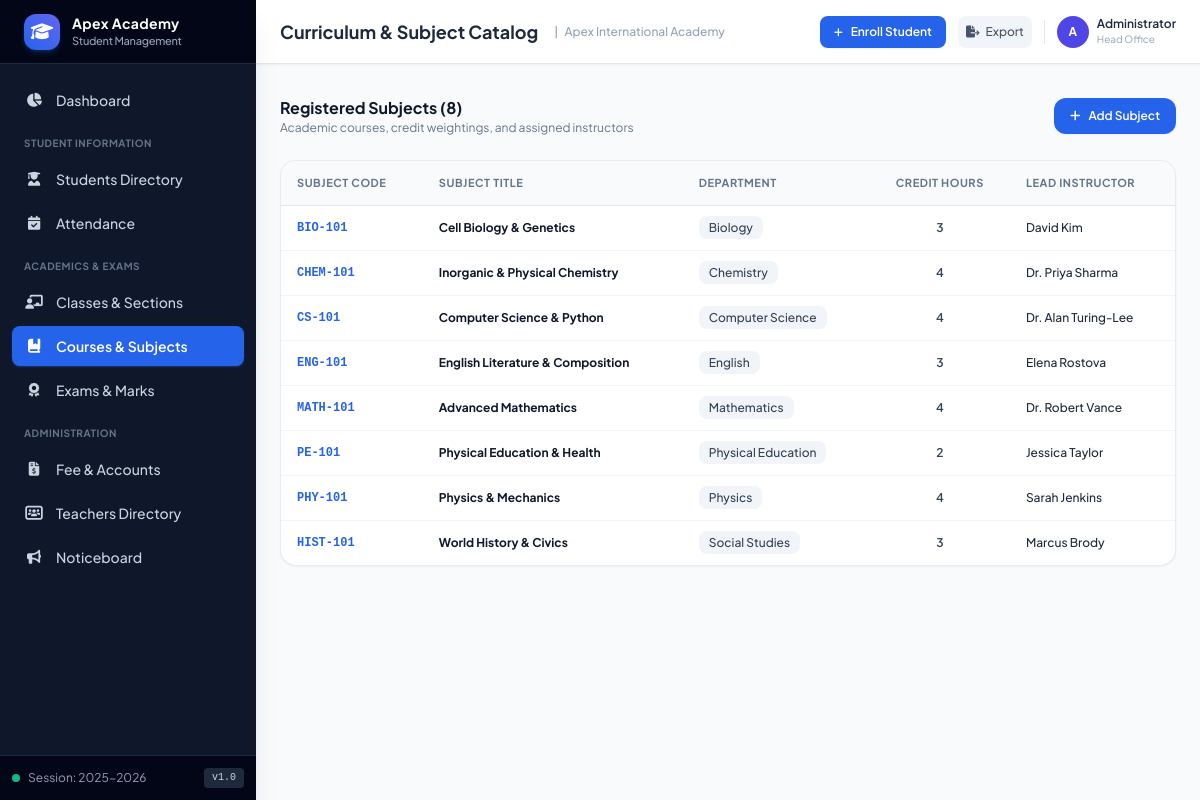
Screenshot of /academics/subjects with the database file from the repository.
### tables this page shows
CREATE TABLE subjects (
        id INTEGER PRIMARY KEY AUTOINCREMENT,
        code TEXT UNIQUE NOT NULL,
        name TEXT NOT NULL,
        department TEXT NOT NULL,
        credits INTEGER DEFAULT 3,
        teacher_id INTEGER,
        FOREIGN KEY (teacher_id) REFERENCES teachers(id) ON DELETE SET NULL
    );

CREATE TABLE teachers (
        id INTEGER PRIMARY KEY AUTOINCREMENT,
        employee_id TEXT UNIQUE NOT NULL,
        full_name TEXT NOT NULL,
        email TEXT UNIQUE NOT NULL,
        phone TEXT,
        department TEXT NOT NULL,
        designation TEXT NOT NULL,
        qualification TEXT,
        join_date TEXT NOT NULL,
        status TEXT DEFAULT 'Active'
    );

### app.py (the view)
@app.route('/academics/subjects')
def subjects_list():
    subjects = query_db("""
        SELECT sub.*, t.full_name as teacher_name
        FROM subjects sub
        LEFT JOIN teachers t ON sub.teacher_id = t.id
        ORDER BY sub.department, sub.name
    """)
    teachers = query_db("SELECT * FROM teachers ORDER BY full_name")
    return render_template('academics/subjects.html', subjects=subjects, teachers=teachers)

### app.py (called while the page is built)
@app.context_processor
def inject_global_settings():
    return {
        'school_name': config.SCHOOL_NAME,
        'school_tagline': config.SCHOOL_TAGLINE,
        'school_address': config.SCHOOL_ADDRESS,
        'school_contact': config.SCHOOL_CONTACT,
        'academic_year': config.SCHOOL_ACADEMIC_YEAR,
        'now': datetime.now()
    }

### database.py (called while the page is built)
def get_db():
    conn = sqlite3.connect(DATABASE_PATH)
    conn.row_factory = sqlite3.Row
    conn.execute("PRAGMA foreign_keys = ON")
    return conn

def query_db(query, args=(), one=False):
    conn = get_db()
    try:
        cur = conn.cursor()
        cur.execute(query, args)
        rv = cur.fetchall()
        return (rv[0] if rv else None) if one else rv
    finally:
        conn.close()

### templates/academics/subjects.html (shortened to what this page needs)
{% extends "base.html" %}
{% block header_title %}Curriculum & Subject Catalog{% endblock %}
{% block content %}
<div class="space-y-6 pb-12">
    <div class="flex items-center justify-between">
        <div>
            <h3 class="text-base font-bold text-slate-900">Registered Subjects ({{ subjects|length }})</h3>
            <p class="text-xs text-slate-500">Academic courses, credit weightings, and assigned instructors</p>
        </div>
        <button onclick="openModal('addSubjectModal')" class="inline-flex items-center gap-2 bg-blue-600 hover:bg-blue-700 text-white text-xs font-semibold px-4 py-2.5 rounded-xl transition-colors shadow-sm">
            <i class="fa-solid fa-plus"></i>
            <span>Add Subject</span>
        </button>
    </div>
    <div class="bg-white rounded-2xl border border-slate-200/80 shadow-sm overflow-hidden">
        <div class="overflow-x-auto">
            <table class="w-full text-left text-xs">
                <thead class="bg-slate-50 text-slate-500 font-semibold border-b border-slate-200 uppercase tracking-wider text-[11px]">
                    <tr>
                        <th class="py-3.5 px-4">Subject Code</th>
                        <th class="py-3.5 px-4">Subject Title</th>
                        <th class="py-3.5 px-4">Department</th>
                        <th class="py-3.5 px-4 text-center">Credit Hours</th>
                        <th class="py-3.5 px-4">Lead Instructor</th>
                    </tr>
                </thead>
                <tbody class="divide-y divide-slate-100 text-slate-700">
                    {% for sub in subjects %}
                    <tr class="hover:bg-slate-50 transition-colors">
                        <td class="py-3.5 px-4 font-mono font-bold text-blue-600">{{ sub.code }}</td>
                        <td class="py-3.5 px-4 font-bold text-slate-900">{{ sub.name }}</td>
                        <td class="py-3.5 px-4">
                            <span class="bg-slate-100 text-slate-700 px-2.5 py-1 rounded-lg font-medium">
                                {{ sub.department }}
                            </span>
                        </td>
                        <td class="py-3.5 px-4 text-center font-semibold">{{ sub.credits }}</td>
                        <td class="py-3.5 px-4">
                            <span class="font-medium text-slate-800">{{ sub.teacher_name or 'Unassigned' }}</span>
                        </td>
                    </tr>
                    {% endfor %}
                </tbody>
            </table>
        </div>
    </div>
</div>
{% endblock %}

### static/css/styles.css (style rules this page uses)
body { font-family: 'Plus Jakarta Sans', system-ui, -apple-system, sans-serif; }

### rows the page displays
subjects: code "BIO-101", name "Cell Biology & Genetics", department "Biology", credits "3", full_name "David Kim"
subjects: code "CHEM-101", name "Inorganic & Physical Chemistry", department "Chemistry", credits "4", full_name "Dr. Priya Sharma"
subjects: code "CS-101", name "Computer Science & Python", department "Computer Science", credits "4", full_name "Dr. Alan Turing-Lee"
subjects: code "ENG-101", name "English Literature & Composition", department "English", credits "3", full_name "Elena Rostova"
subjects: code "MATH-101", name "Advanced Mathematics", department "Mathematics", credits "4", full_name "Dr. Robert Vance"
subjects: code "PE-101", name "Physical Education & Health", department "Physical Education", credits "2", full_name "Jessica Taylor"
subjects: code "PHY-101", name "Physics & Mechanics", department "Physics", credits "4", full_name "Sarah Jenkins"
subjects: code "HIST-101", name "World History & Civics", department "Social Studies", credits "3", full_name "Marcus Brody"

### other values shown
{{ academic_year }} "2025-2026"
{{ school_name }} "Apex International Academy"
{{ subjects|length }} "8"
